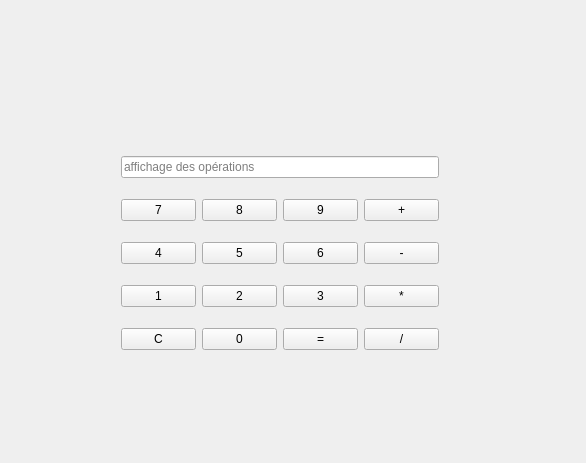
<?xml version="1.0" encoding="UTF-8"?>
<ui version="4.0">
 <class>Calculatrice</class>
 <widget class="QWidget" name="Calculatrice">
  <property name="geometry">
   <rect>
    <x>0</x>
    <y>0</y>
    <width>586</width>
    <height>463</height>
   </rect>
  </property>
  <property name="windowTitle">
   <string>Calculatrice</string>
  </property>
  <widget class="QWidget" name="layoutWidget">
   <property name="geometry">
    <rect>
     <x>110</x>
     <y>130</y>
     <width>340</width>
     <height>251</height>
    </rect>
   </property>
   <layout class="QGridLayout" name="gridLayout">
    <item row="0" column="0" colspan="4">
     <widget class="QLineEdit" name="lineEditAfficheur">
      <property name="text">
       <string/>
      </property>
      <property name="placeholderText">
       <string>affichage des opérations</string>
      </property>
     </widget>
    </item>
    <item row="1" column="0">
     <widget class="QPushButton" name="pushButton7">
      <property name="text">
       <string>7</string>
      </property>
     </widget>
    </item>
    <item row="1" column="1">
     <widget class="QPushButton" name="pushButton8">
      <property name="text">
       <string>8</string>
      </property>
     </widget>
    </item>
    <item row="1" column="2">
     <widget class="QPushButton" name="pushButton9">
      <property name="text">
       <string>9</string>
      </property>
     </widget>
    </item>
    <item row="1" column="3">
     <widget class="QPushButton" name="pushButtonPlus">
      <property name="text">
       <string>+</string>
      </property>
     </widget>
    </item>
    <item row="2" column="0">
     <widget class="QPushButton" name="pushButton4">
      <property name="text">
       <string>4</string>
      </property>
     </widget>
    </item>
    <item row="2" column="1">
     <widget class="QPushButton" name="pushButton5">
      <property name="text">
       <string>5</string>
      </property>
     </widget>
    </item>
    <item row="2" column="2">
     <widget class="QPushButton" name="pushButton6">
      <property name="text">
       <string>6</string>
      </property>
     </widget>
    </item>
    <item row="2" column="3">
     <widget class="QPushButton" name="pushButtonMoins">
      <property name="text">
       <string>-</string>
      </property>
     </widget>
    </item>
    <item row="3" column="0">
     <widget class="QPushButton" name="pushButton1">
      <property name="text">
       <string>1</string>
      </property>
     </widget>
    </item>
    <item row="3" column="1">
     <widget class="QPushButton" name="pushButton2">
      <property name="text">
       <string>2</string>
      </property>
     </widget>
    </item>
    <item row="3" column="2">
     <widget class="QPushButton" name="pushButton3">
      <property name="text">
       <string>3</string>
      </property>
     </widget>
    </item>
    <item row="3" column="3">
     <widget class="QPushButton" name="pushButtonMultiplier">
      <property name="text">
       <string>*</string>
      </property>
     </widget>
    </item>
    <item row="4" column="0">
     <widget class="QPushButton" name="pushButtonClear">
      <property name="text">
       <string>C</string>
      </property>
     </widget>
    </item>
    <item row="4" column="1">
     <widget class="QPushButton" name="pushButton0">
      <property name="text">
       <string>0</string>
      </property>
     </widget>
    </item>
    <item row="4" column="2">
     <widget class="QPushButton" name="pushButtonEgal">
      <property name="text">
       <string>=</string>
      </property>
     </widget>
    </item>
    <item row="4" column="3">
     <widget class="QPushButton" name="pushButtonDiviser">
      <property name="text">
       <string>/</string>
      </property>
     </widget>
    </item>
   </layout>
  </widget>
 </widget>
 <layoutdefault spacing="6" margin="11"/>
 <resources/>
 <connections/>
</ui>
